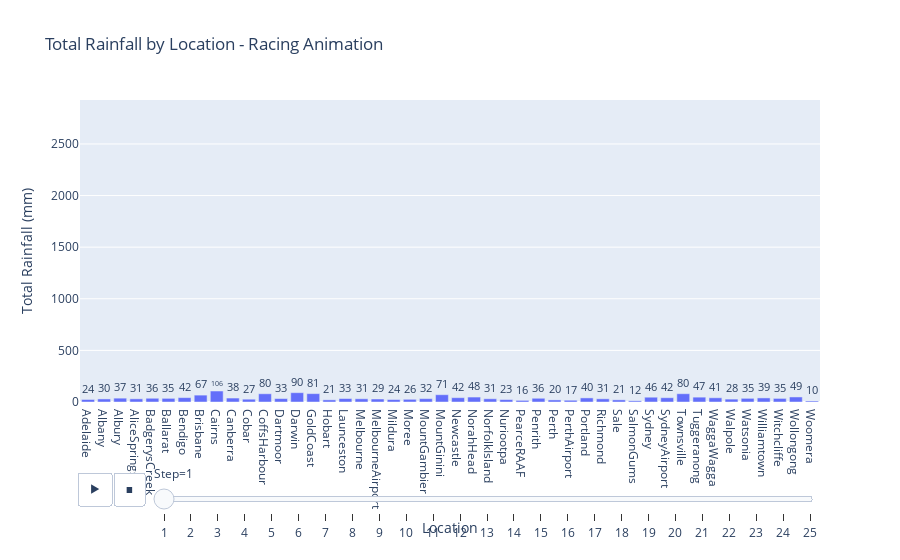

The notebook cell saved with this chart:
### Code cell
def create_racing_bars_animation(rainfall_data, steps=30):
    
    racing_data = []
    
    # Create data for each animation step
    for step in range(1, steps + 1):
        for _, row in rainfall_data.iterrows():
            # Calculate current value as percentage of final value
            current_rainfall = (row['Rainfall'] * step) / steps
            
            racing_data.append({
                'Location': row['Location'],
                'Rainfall': current_rainfall,
                'Step': step
            })
    
    racing_df = pd.DataFrame(racing_data)
    
    # Create the animated bar chart
    fig = px.bar(
        racing_df,
        x="Location",
        y="Rainfall",
        animation_frame="Step",
        title="Total Rainfall by Location - Racing Animation",
        labels={'Rainfall': 'Total Rainfall (mm)'},
        text='Rainfall'
    )
    
    # Customize the animation
    fig.update_traces(
        texttemplate='%{text:.0f}',  # Show rounded values on bars
        textposition='outside'
    )
    
    fig.update_layout(
        showlegend=False,
        transition_duration=100,  # Fast transitions for smooth racing effect
        yaxis=dict(range=[0, rainfall_data['Rainfall'].max() * 1.1])  # Fix y-axis
    )
    
    return fig

# Example usage with your original structure:
# Assuming your rainfall_2010 DataFrame has 'Location' and 'Rainfall' columns

# Create the racing animation
racing_fig = create_racing_bars_animation(rainfall_2010, steps=25)

# Show the chart
racing_fig.show()

# Alternative: More customized version with color and styling
def create_styled_racing_bars(rainfall_data, steps=30):
    """Enhanced version with better styling"""
    
    racing_data = []
    
    for step in range(1, steps + 1):
        for _, row in rainfall_data.iterrows():
            current_rainfall = (row['Rainfall'] * step) / steps
            
            racing_data.append({
                'Location': row['Location'],
                'Rainfall': current_rainfall,
                'Final_Value': row['Rainfall'],  # Keep track of final value for coloring
                'Step': step
            })
    
    racing_df = pd.DataFrame(racing_data)
    
    # Create chart with color based on final rainfall values
    fig = px.bar(
        racing_df,
        x="Location",
        y="Rainfall",
        animation_frame="Step",
        color="Final_Value",  # Color bars based on final values
        color_continuous_scale="Blues",
        title="Total Rainfall by Location - Racing Animation",
        labels={'Rainfall': 'Total Rainfall (mm)', 'Final_Value': 'Final Rainfall'},
        text='Rainfall'
    )
    
    fig.update_traces(
        texttemplate='%{text:.0f}',
        textposition='outside'
    )
    
    fig.update_layout(
        showlegend=False,
        transition_duration=80,
        yaxis=dict(range=[0, rainfall_data['Rainfall'].max() * 1.15]),
        coloraxis_showscale=False  # Hide color scale
    )
    
    return fig

# Create styled version
styled_racing_fig = create_styled_racing_bars(rainfall_2010, steps=25)

print("Racing bar animations created!")
print("Basic version: racing_fig.show()")
print("Styled version: styled_racing_fig.show()")

### Figure 1 — Plotly figure (JSON) as saved in the notebook; plotly's stock layout.template omitted (floating-point values rounded to 4 significant figures)
{"data": [{"alignmentgroup": "True", "hovertemplate": "Step=1<br>Location=%{x}<br>Total Rainfall (mm)=%{text}<extra></extra>", "legendgroup": "", "marker": {"color": "#636efa", "pattern": {"shape": ""}}, "name": "", "offsetgroup": "", "orientation": "v", "showlegend": false, "text": [24.27, 29.69, 37.32, 30.78, 36.19, 35.28, 42.42, 66.72, 106.4, 38.39, 27.13, 79.66, 33.22, 90.29, 80.97, 20.82, 33.36, 31.06, 29.1, 23.65, 26.09, 32.45, 70.66, 41.83, 47.82, 31.33, 23.33, 15.74, 36.09, 20.15, 17.01, 39.76, 30.88, 20.8, 11.53, 46.44, 41.61, 80.26, 47.0, 40.77, 28.0, 35.46, 39.41, 34.75, 48.87, 10.01], "textposition": "outside", "texttemplate": "%{text:.0f}", "type": "bar", "x": ["Adelaide", "Albany", "Albury", "AliceSprings", "BadgerysCreek", "Ballarat", "Bendigo", "Brisbane", "Cairns", "Canberra", "Cobar", "CoffsHarbour", "Dartmoor", "Darwin", "GoldCoast", "Hobart", "Launceston", "Melbourne", "MelbourneAirport", "Mildura", "Moree", "MountGambier", "MountGinini", "Newcastle", "NorahHead", "NorfolkIsland", "Nuriootpa", "PearceRAAF", "Penrith", "Perth", "PerthAirport", "Portland", "Richmond", "Sale", "SalmonGums", "Sydney", "SydneyAirport", "Townsville", "Tuggeranong", "WaggaWagga", "Walpole", "Watsonia", "Williamtown", "Witchcliffe", "Wollongong", "Woomera"], "xaxis": "x", "y": [24.27, 29.69, 37.32, 30.78, 36.19, 35.28, 42.42, 66.72, 106.4, 38.39, 27.13, 79.66, 33.22, 90.29, 80.97, 20.82, 33.36, 31.06, 29.1, 23.65, 26.09, 32.45, 70.66, 41.83, 47.82, 31.33, 23.33, 15.74, 36.09, 20.15, 17.01, 39.76, 30.88, 20.8, 11.53, 46.44, 41.61, 80.26, 47.0, 40.77, 28.0, 35.46, 39.41, 34.75, 48.87, 10.01], "yaxis": "y"}], "layout": {"barmode": "relative", "legend": {"tracegroupgap": 0}, "showlegend": false, "sliders": [{"active": 0, "currentvalue": {"prefix": "Step="}, "len": 0.9, "pad": {"b": 10, "t": 60}, "steps": [{"args": [["1"], {"frame": {"duration": 0, "redraw": true}, "fromcurrent": true, "mode": "immediate", "transition": {"duration": 0, "easing": "linear"}}], "label": "1", "method": "animate"}, {"args": [["2"], {"frame": {"duration": 0, "redraw": true}, "fromcurrent": true, "mode": "immediate", "transition": {"duration": 0, "easing": "linear"}}], "label": "2", "method": "animate"}, {"args": [["3"], {"frame": {"duration": 0, "redraw": true}, "fromcurrent": true, "mode": "immediate", "transition": {"duration": 0, "easing": "linear"}}], "label": "3", "method": "animate"}, {"args": [["4"], {"frame": {"duration": 0, "redraw": true}, "fromcurrent": true, "mode": "immediate", "transition": {"duration": 0, "easing": "linear"}}], "label": "4", "method": "animate"}, {"args": [["5"], {"frame": {"duration": 0, "redraw": true}, "fromcurrent": true, "mode": "immediate", "transition": {"duration": 0, "easing": "linear"}}], "label": "5", "method": "animate"}, {"args": [["6"], {"frame": {"duration": 0, "redraw": true}, "fromcurrent": true, "mode": "immediate", "transition": {"duration": 0, "easing": "linear"}}], "label": "6", "method": "animate"}, {"args": [["7"], {"frame": {"duration": 0, "redraw": true}, "fromcurrent": true, "mode": "immediate", "transition": {"duration": 0, "easing": "linear"}}], "label": "7", "method": "animate"}, {"args": [["8"], {"frame": {"duration": 0, "redraw": true}, "fromcurrent": true, "mode": "immediate", "transition": {"duration": 0, "easing": "linear"}}], "label": "8", "method": "animate"}, {"args": [["9"], {"frame": {"duration": 0, "redraw": true}, "fromcurrent": true, "mode": "immediate", "transition": {"duration": 0, "easing": "linear"}}], "label": "9", "method": "animate"}, {"args": [["10"], {"frame": {"duration": 0, "redraw": true}, "fromcurrent": true, "mode": "immediate", "transition": {"duration": 0, "easing": "linear"}}], "label": "10", "method": "animate"}, {"args": [["11"], {"frame": {"duration": 0, "redraw": true}, "fromcurrent": true, "mode": "immediate", "transition": {"duration": 0, "easing": "linear"}}], "label": "11", "method": "animate"}, {"args": [["12"], {"frame": {"duration": 0, "redraw": true}, "fromcurrent": true, "mode": "immediate", "transition": {"duration": 0, "easing": "linear"}}], "label": "12", "method": "animate"}, {"args": [["13"], {"frame": {"duration": 0, "redraw": true}, "fromcurrent": true, "mode": "immediate", "transition": {"duration": 0, "easing": "linear"}}], "label": "13", "method": "animate"}, {"args": [["14"], {"frame": {"duration": 0, "redraw": true}, "fromcurrent": true, "mode": "immediate", "transition": {"duration": 0, "easing": "linear"}}], "label": "14", "method": "animate"}, {"args": [["15"], {"frame": {"duration": 0, "redraw": true}, "fromcurrent": true, "mode": "immediate", "transition": {"duration": 0, "easing": "linear"}}], "label": "15", "method": "animate"}, {"args": [["16"], {"frame": {"duration": 0, "redraw": true}, "fromcurrent": true, "mode": "immediate", "transition": {"duration": 0, "easing": "linear"}}], "label": "16", "method": "animate"}, {"args": [["17"], {"frame": {"duration": 0, "redraw": true}, "fromcurrent": true, "mode": "immediate", "transition": {"duration": 0, "easing": "linear"}}], "label": "17", "method": "animate"}, {"args": [["18"], {"frame": {"duration": 0, "redraw": true}, "fromcurrent": true, "mode": "immediate", "transition": {"duration": 0, "easing": "linear"}}], "label": "18", "method": "animate"}, {"args": [["19"], {"frame": {"duration": 0, "redraw": true}, "fromcurrent": true, "mode": "immediate", "transition": {"duration": 0, "easing": "linear"}}], "label": "19", "method": "animate"}, {"args": [["20"], {"frame": {"duration": 0, "redraw": true}, "fromcurrent": true, "mode": "immediate", "transition": {"duration": 0, "easing": "linear"}}], "label": "20", "method": "animate"}, {"args": [["21"], {"frame": {"duration": 0, "redraw": true}, "fromcurrent": true, "mode": "immediate", "transition": {"duration": 0, "easing": "linear"}}], "label": "21", "method": "animate"}, {"args": [["22"], {"frame": {"duration": 0, "redraw": true}, "fromcurrent": true, "mode": "immediate", "transition": {"duration": 0, "easing": "linear"}}], "label": "22", "method": "animate"}, {"args": [["23"], {"frame": {"duration": 0, "redraw": true}, "fromcurrent": true, "mode": "immediate", "transition": {"duration": 0, "easing": "linear"}}], "label": "23", "method": "animate"}, {"args": [["24"], {"frame": {"duration": 0, "redraw": true}, "fromcurrent": true, "mode": "immediate", "transition": {"duration": 0, "easing": "linear"}}], "label": "24", "method": "animate"}, {"args": [["25"], {"frame": {"duration": 0, "redraw": true}, "fromcurrent": true, "mode": "immediate", "transition": {"duration": 0, "easing": "linear"}}], "label": "25", "method": "animate"}], "x": 0.1, "xanchor": "left", "y": 0, "yanchor": "top"}], "title": {"text": "Total Rainfall by Location - Racing Animation"}, "transition": {"duration": 100}, "updatemenus": [{"buttons": [{"args": [null, {"frame": {"duration": 500, "redraw": true}, "fromcurrent": true, "mode": "immediate", "transition": {"duration": 500, "easing": "linear"}}], "label": "&#9654;", "method": "animate"}, {"args": [[null], {"frame": {"duration": 0, "redraw": true}, "fromcurrent": true, "mode": "immediate", "transition": {"duration": 0, "easing": "linear"}}], "label": "&#9724;", "method": "animate"}], "direction": "left", "pad": {"r": 10, "t": 70}, "showactive": false, "type": "buttons", "x": 0.1, "xanchor": "right", "y": 0, "yanchor": "top"}], "xaxis": {"anchor": "y", "domain": [0, 1], "title": {"text": "Location"}}, "yaxis": {"anchor": "x", "domain": [0, 1], "range": [0, 2926.0], "title": {"text": "Total Rainfall (mm)"}}}}
